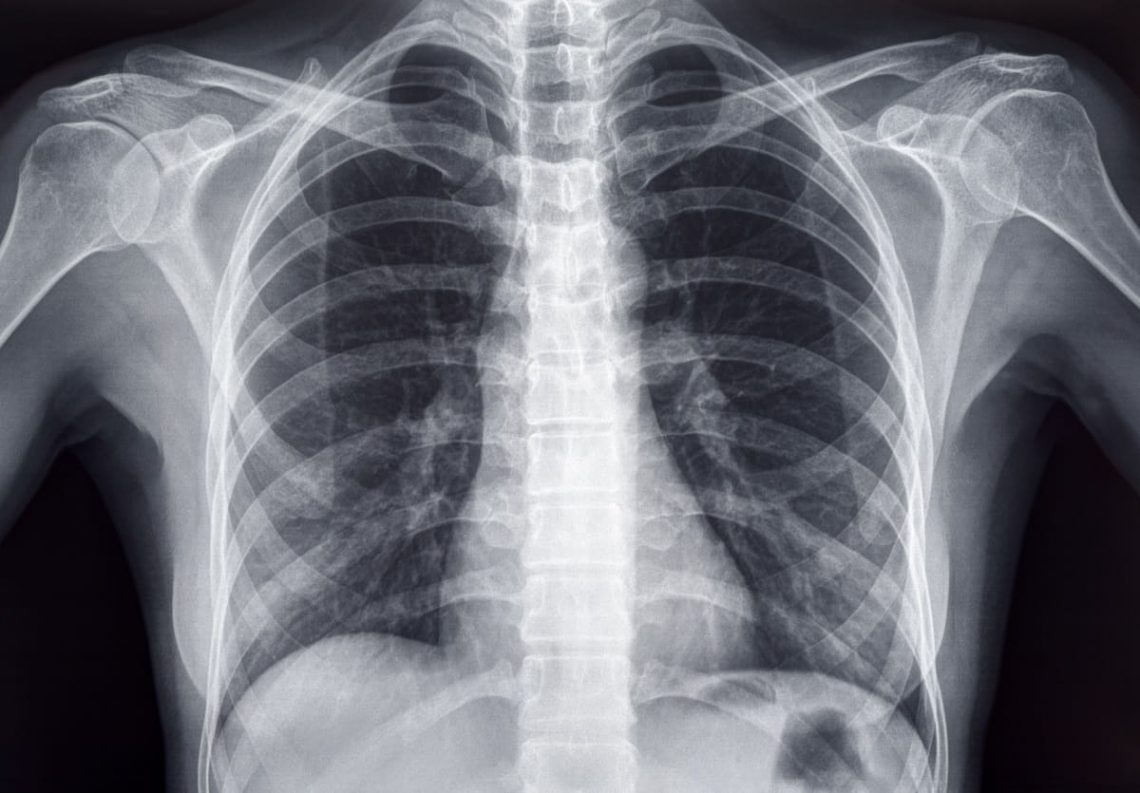
#> input picture images/rtg_chest.jpg, 1140 x 793 px
$ python test.py   (older library calls are emulated)
#> lines starting #> are read from the running program, lines starting #| are printed output that depends on the picture
import cv2
import numpy as np
from matplotlib import pyplot as plt
from skimage import exposure


# [59 lines of commented-out code are left out]


img = cv2.imread('./images/rtg_chest.jpg', cv2.IMREAD_GRAYSCALE)
#> img: shape (793, 1140); min 0, max 255, mean 112.6

# Print non edited image
plt.subplot(131)
plt.imshow(img, cmap="gray"), plt.axis("off")
plt.title("Orginal")

# Print edited image
sobelX = cv2.Sobel(img, cv2.CV_64F, 1, 0, ksize=3)
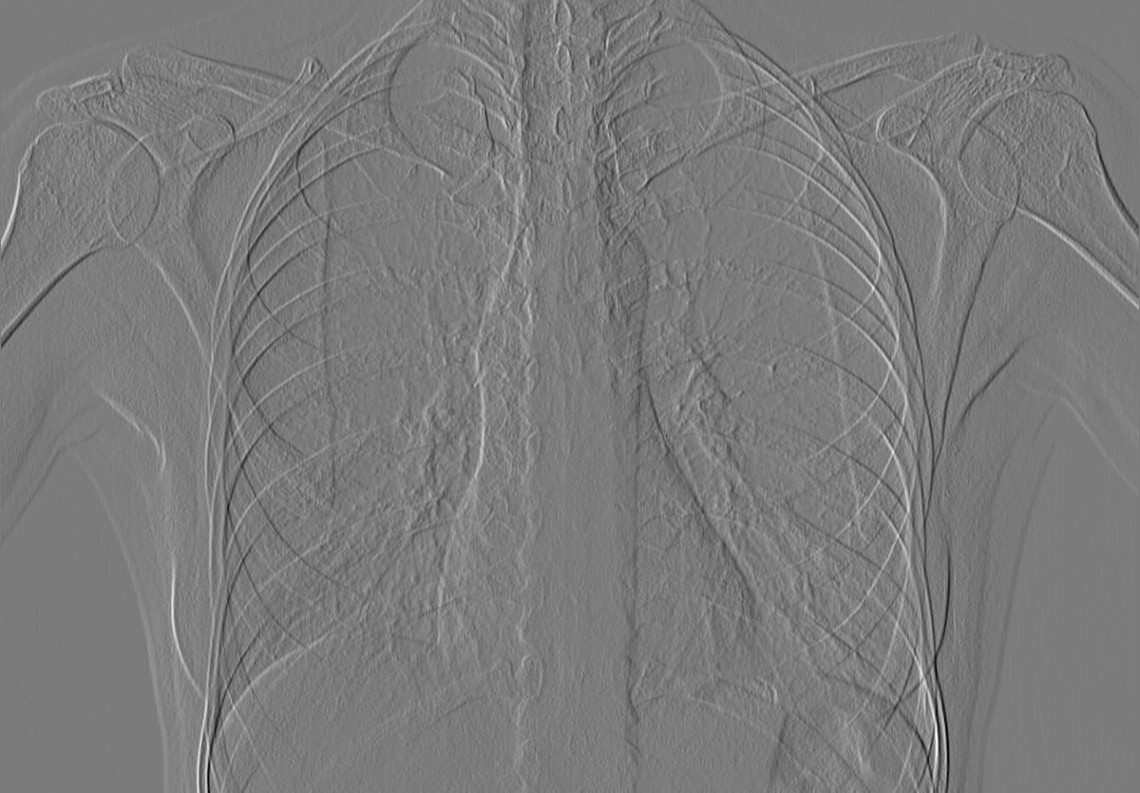
#> sobelX: shape (793, 1140) float64; min -330, max 350, mean -0.1; drawn with min black and max white
plt.subplot(132)
plt.imshow(sobelX, cmap="gray"), plt.axis("off")
plt.title("Sobel X")

sobelY = cv2.Sobel(img, cv2.CV_64F, 0, 1, ksize=3)
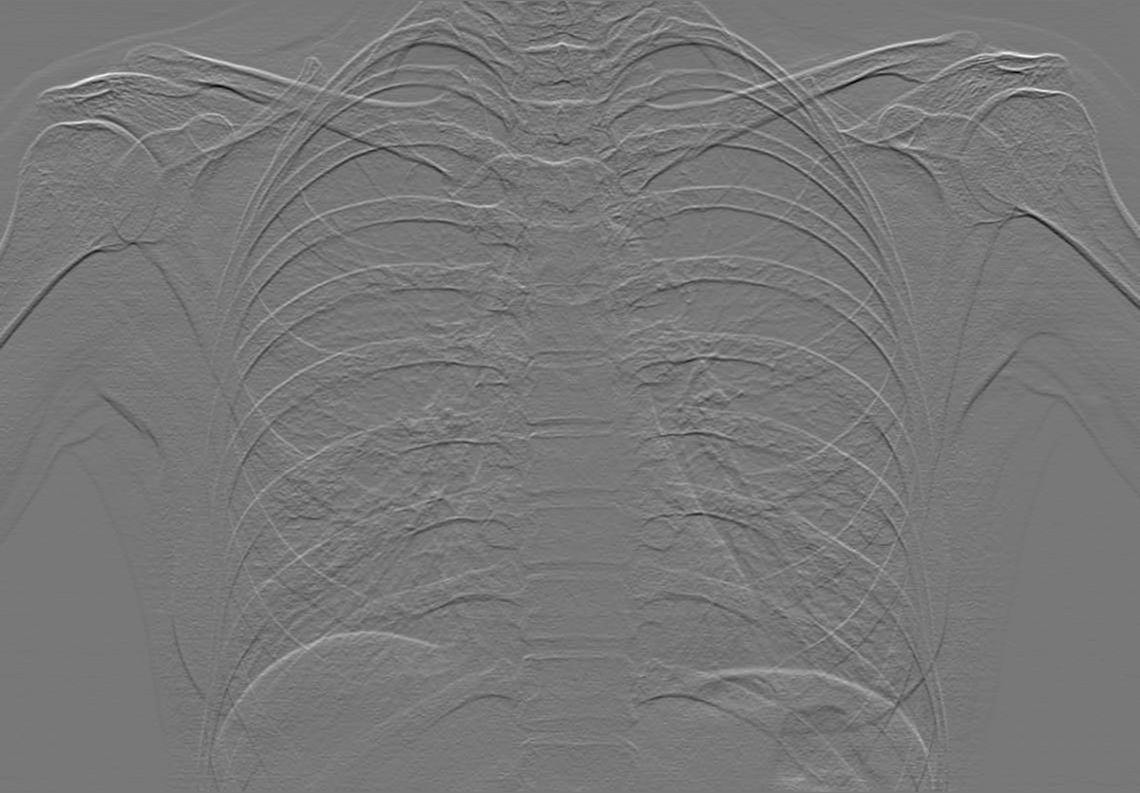
#> sobelY: shape (793, 1140) float64; min -339, max 381, mean 0.6; drawn with min black and max white
plt.subplot(133)
plt.imshow(sobelY, cmap="gray"), plt.axis("off")
plt.title("Sobel Y")

plt.show()
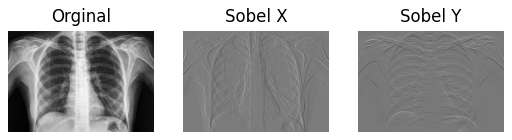
#> figure drawn by matplotlib, 3 panels


laplacian = cv2.Laplacian(img, cv2.CV_64F)
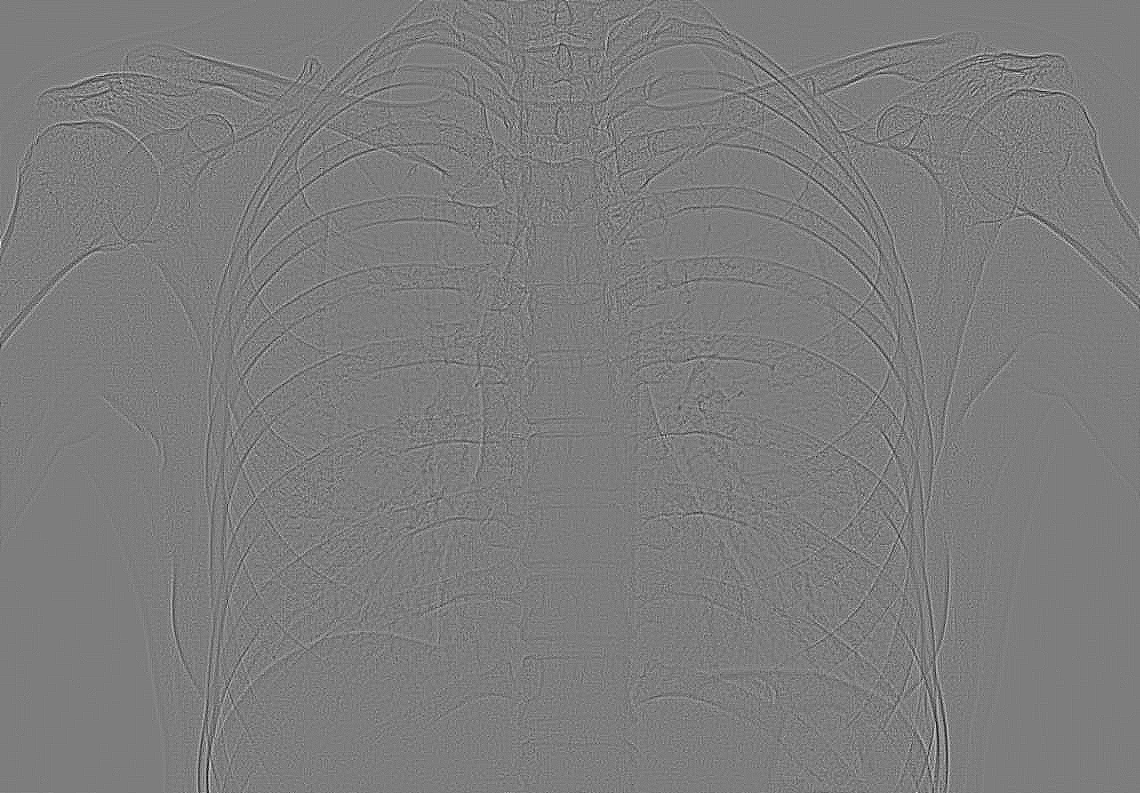
#> laplacian: shape (793, 1140) float64; min -65, max 67, mean 0; drawn with min black and max white
plt.subplot(224)
plt.imshow(laplacian, cmap="gray"), plt.axis("off")
plt.title("Laplacian")

plt.show()


# [16 lines of commented-out code are left out]

plt.show()

$ run again, with images/cells_noise.jpg copied over images/rtg_chest.jpg
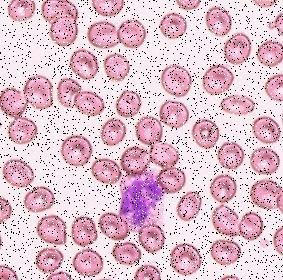
#> input picture images/cells_noise.jpg, 283 x 280 px
#> `sobelY = cv2.Sobel(img, cv2.CV_64F, 0, 1, ksize=3)`:
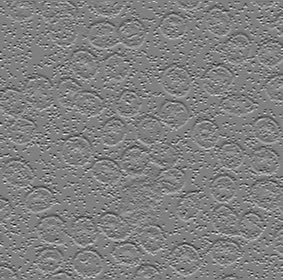
#> sobelY: shape (280, 283) float64; min -974, max 957, mean 0.1; drawn with min black and max white
#> `laplacian = cv2.Laplacian(img, cv2.CV_64F)`:
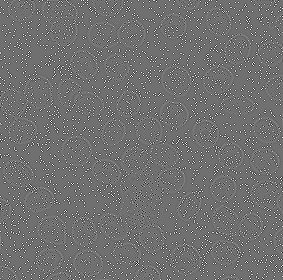
#> laplacian: shape (280, 283) float64; min -798, max 1010, mean 0; drawn with min black and max white
